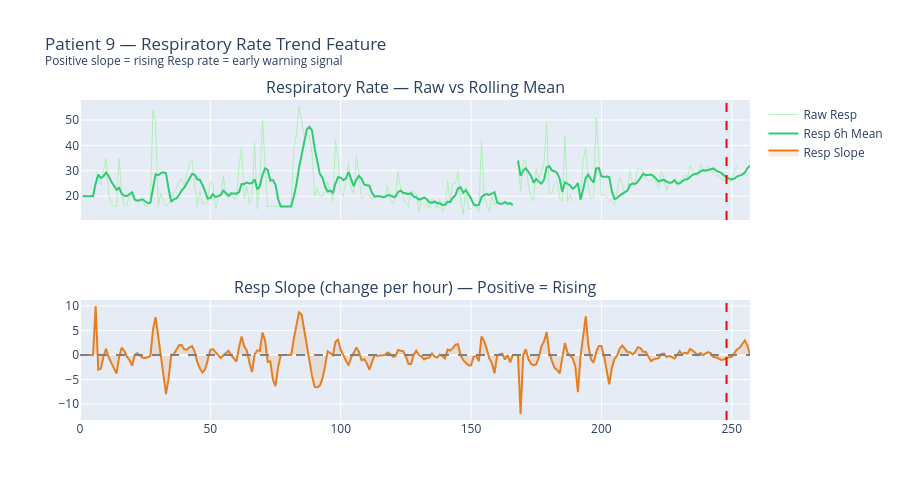

Here is the notebook cell this chart was saved with:
### Code cell
# ── Visualize slope feature for Respiratory Rate ─────────────────────────────
# Resp slope should be most visible near sepsis onset (from our EDA findings)
sample = df[df['Patient_ID'] == sample_pid].sort_values('Hour')

fig = make_subplots(rows=2, cols=1,
    subplot_titles=['Respiratory Rate — Raw vs Rolling Mean',
                    'Resp Slope (change per hour) — Positive = Rising'],
    shared_xaxes=True)

# Raw Resp
fig.add_trace(go.Scatter(
    x=sample['Hour'], y=sample['Resp'],
    mode='lines', name='Raw Resp',
    line=dict(color='lightgreen', width=1), opacity=0.6
), row=1, col=1)

# Rolling mean
fig.add_trace(go.Scatter(
    x=sample['Hour'], y=sample['Resp_mean_6h'],
    mode='lines', name='Resp 6h Mean',
    line=dict(color='#2ecc71', width=2)
), row=1, col=1)

# Slope
fig.add_trace(go.Scatter(
    x=sample['Hour'], y=sample['Resp_slope_6h'],
    mode='lines', name='Resp Slope',
    line=dict(color='#e67e22', width=2),
    fill='tozeroy', fillcolor='rgba(230,126,34,0.15)'
), row=2, col=1)

# Add zero line on slope chart
fig.add_hline(y=0, line_dash='dash', line_color='gray', row=2, col=1)

# Sepsis onset
if not pd.isna(onset):
    fig.add_vline(x=onset, line_dash='dash', line_color='red', row=1, col=1)
    fig.add_vline(x=onset, line_dash='dash', line_color='red', row=2, col=1)

fig.update_layout(
    title=f'Patient {sample_pid} — Respiratory Rate Trend Feature<br>'
          f'<sup>Positive slope = rising Resp rate = early warning signal</sup>',
    height=500
)
fig.show()
print('When slope is consistently positive (rising), the model gets an early warning signal.')

### Figure 1 — Plotly figure (JSON) as saved in the notebook; plotly's stock layout.template omitted (floating-point values rounded to 4 significant figures; data arrays with more than 128 entries replaced by an {"elided": "..."} marker saying what was removed)
{"data": [{"line": {"color": "lightgreen", "width": 1}, "mode": "lines", "name": "Raw Resp", "opacity": 0.6, "type": "scatter", "x": {"elided": "258 int values"}, "xaxis": "x", "y": {"elided": "258 float values"}, "yaxis": "y"}, {"line": {"color": "#2ecc71", "width": 2}, "mode": "lines", "name": "Resp 6h Mean", "type": "scatter", "x": {"elided": "258 int values"}, "xaxis": "x", "y": {"elided": "258 float values"}, "yaxis": "y"}, {"fill": "tozeroy", "fillcolor": "rgba(230,126,34,0.15)", "line": {"color": "#e67e22", "width": 2}, "mode": "lines", "name": "Resp Slope", "type": "scatter", "x": {"elided": "258 int values"}, "xaxis": "x2", "y": {"elided": "258 float values"}, "yaxis": "y2"}], "layout": {"annotations": [{"font": {"size": 16}, "showarrow": false, "text": "Respiratory Rate — Raw vs Rolling Mean", "x": 0.5, "xanchor": "center", "xref": "paper", "y": 1, "yanchor": "bottom", "yref": "paper"}, {"font": {"size": 16}, "showarrow": false, "text": "Resp Slope (change per hour) — Positive = Rising", "x": 0.5, "xanchor": "center", "xref": "paper", "y": 0.375, "yanchor": "bottom", "yref": "paper"}], "height": 500, "shapes": [{"line": {"color": "gray", "dash": "dash"}, "type": "line", "x0": 0, "x1": 1, "xref": "x2 domain", "y0": 0, "y1": 0, "yref": "y2"}, {"line": {"color": "red", "dash": "dash"}, "type": "line", "x0": 248, "x1": 248, "xref": "x", "y0": 0, "y1": 1, "yref": "y domain"}, {"line": {"color": "red", "dash": "dash"}, "type": "line", "x0": 248, "x1": 248, "xref": "x2", "y0": 0, "y1": 1, "yref": "y2 domain"}], "title": {"text": "Patient 9 — Respiratory Rate Trend Feature<br><sup>Positive slope = rising Resp rate = early warning signal</sup>"}, "xaxis": {"anchor": "y", "domain": [0, 1], "matches": "x2", "showticklabels": false}, "xaxis2": {"anchor": "y2", "domain": [0, 1]}, "yaxis": {"anchor": "x", "domain": [0.625, 1]}, "yaxis2": {"anchor": "x2", "domain": [0, 0.375]}}}
